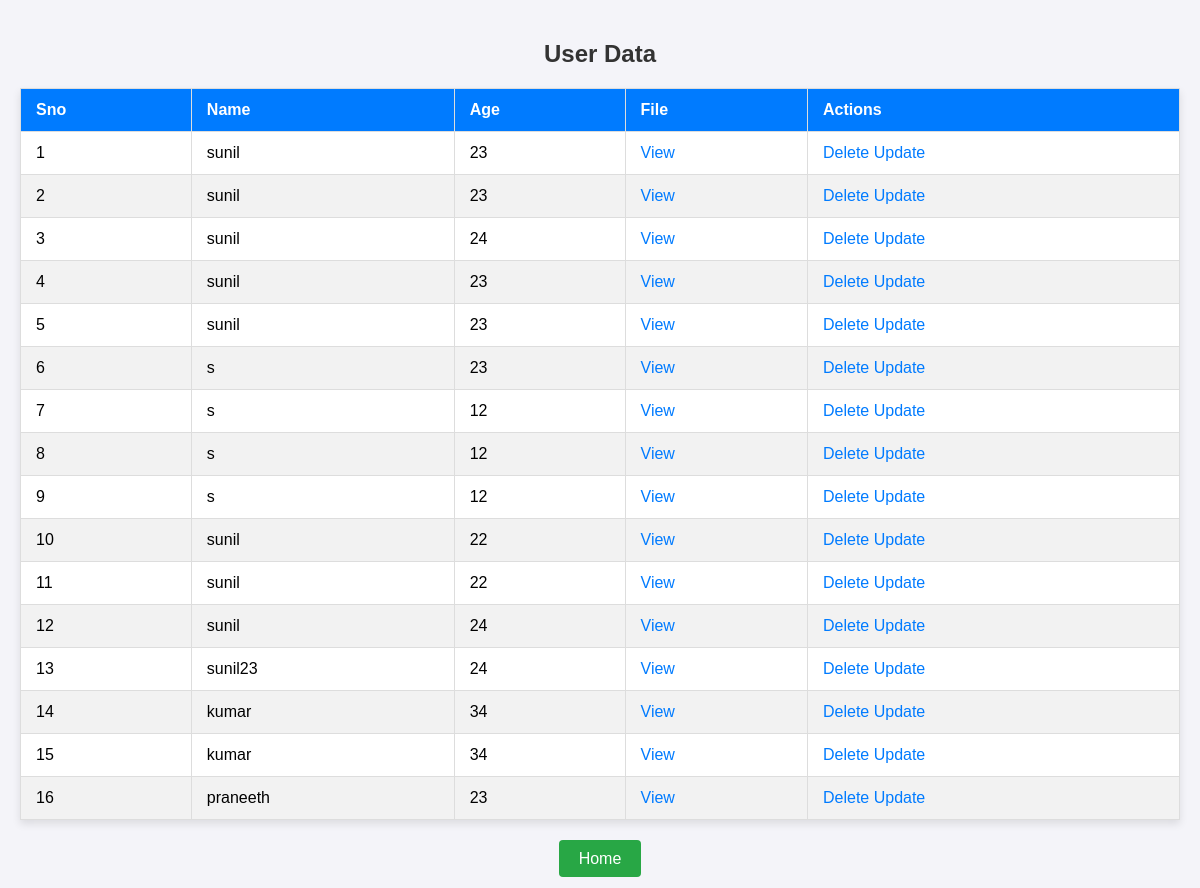
The app's page /final_display with its own data.
### app.py (models this page shows)
class FinalUser(db.Model):
    id = db.Column(db.Integer, primary_key=True)
    name = db.Column(db.String(100), nullable=False)
    age = db.Column(db.Integer, nullable=False)
    file_path = db.Column(db.String(200))

### app.py (the view)
@app.route('/final_display')
def final_display():
    users = FinalUser.query.all()
    print(users)
    return render_template('Finalproject/finaldisplay.html', users=users)

### templates/Finalproject/finaldisplay.html (shortened to what this page needs)
<!DOCTYPE html>
<html lang="en">
<head>
</head>
<body>
    <h2>User Data</h2>
    {% if users %}
        <table id="userTable">
            <thead>
                <tr>
                    <th onclick="sortTable(0)">Sno</th>
                    <th onclick="sortTable(1)">Name</th>
                    <th onclick="sortTable(2)">Age</th>
                    <th>File</th>
                    <th>Actions</th>
                </tr>
            </thead>
            <tbody>
                {% for user in users %}
                <tr>
                    <td>{{ loop.index }}</td>
                    <td>{{ user.name }}</td>
                    <td>{{ user.age }}</td>
                    <td><a href="{{ url_for('view_file', id=user.id) }}">View</a></td>
                    <td>
                        <a href="{{ url_for('final_delete', id=user.id) }}">Delete</a>
                        <a href="{{ url_for('update_user', user_id=user.id) }}">Update</a>
                    </td>
                </tr>
                {% endfor %}
            </tbody>
        </table>
    {% else %}
        <p>No data available.</p>
    {% endif %}
    <div class="nav-button">
        <a href="/finalproject/">Home</a>
    </div>
</body>
</html>

### templates/Finalproject/finaldisplay.html (style rules this page uses)
body { font-family: Arial, sans-serif; background-color: #f4f4f9; margin: 0; padding: 20px; }
h2 { text-align: center; color: #333333; margin-bottom: 20px; }
table { width: 100%; border-collapse: collapse; margin: 20px 0; background-color: #ffffff; box-shadow: 0 4px 8px rgba(0, 0, 0, 0.1); }
th, td { padding: 12px 15px; text-align: left; border: 1px solid #dddddd; cursor: pointer; }
th { background-color: #007bff; color: white; font-weight: bold; }
tr:nth-child(even) { background-color: #f2f2f2; }
a { color: #007bff; text-decoration: none; }
.nav-button { display: block; text-align: center; margin-top: 30px; }
.nav-button a { text-decoration: none; color: #ffffff; background-color: #28a745; padding: 10px 20px; border-radius: 4px; font-size: 16px; }

### records on screen
FinalUser: name "sunil", age "23"
FinalUser: name "sunil", age "23"
FinalUser: name "sunil", age "24"
FinalUser: name "sunil", age "23"
FinalUser: name "sunil", age "23"
FinalUser: name "s", age "23"
FinalUser: name "s", age "12"
FinalUser: name "s", age "12"
FinalUser: name "s", age "12"
FinalUser: name "sunil", age "22"
FinalUser: name "sunil", age "22"
FinalUser: name "sunil", age "24"
FinalUser: name "sunil23", age "24"
FinalUser: name "kumar", age "34"
FinalUser: name "kumar", age "34"
FinalUser: name "praneeth", age "23"
